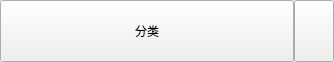
<?xml version="1.0" encoding="UTF-8"?>
<ui version="4.0">
 <class>CategoryButton</class>
 <widget class="QWidget" name="CategoryButton">
  <property name="geometry">
   <rect>
    <x>0</x>
    <y>0</y>
    <width>334</width>
    <height>62</height>
   </rect>
  </property>
  <property name="windowTitle">
   <string>Form</string>
  </property>
  <layout class="QHBoxLayout" name="horizontalLayout">
   <property name="spacing">
    <number>0</number>
   </property>
   <property name="leftMargin">
    <number>0</number>
   </property>
   <property name="topMargin">
    <number>0</number>
   </property>
   <property name="rightMargin">
    <number>0</number>
   </property>
   <property name="bottomMargin">
    <number>0</number>
   </property>
   <item>
    <widget class="QWidget" name="centralwidget" native="true">
     <property name="styleSheet">
      <string notr="true">#centralwidget{
	border: 0px;
	border-radius: 8px;
	background: rgb(25, 136, 60);
}
#centralwidget&gt;QPushButton{
	border: 0px;
	background: transparent;
}

#pushButton_name:checked{
	border: 0px;
	background-color: rgb(99, 102, 241);
}

#centralwidget&gt;QPushButton:hover{
	border: 0px;
	background-color: rgb(30, 41, 30);
}</string>
     </property>
     <layout class="QHBoxLayout" name="horizontalLayout_2" stretch="8,2">
      <property name="spacing">
       <number>0</number>
      </property>
      <property name="leftMargin">
       <number>0</number>
      </property>
      <property name="topMargin">
       <number>0</number>
      </property>
      <property name="rightMargin">
       <number>0</number>
      </property>
      <property name="bottomMargin">
       <number>0</number>
      </property>
      <item>
       <widget class="QPushButton" name="pushButton_name">
        <property name="sizePolicy">
         <sizepolicy hsizetype="Preferred" vsizetype="Preferred">
          <horstretch>0</horstretch>
          <verstretch>0</verstretch>
         </sizepolicy>
        </property>
        <property name="text">
         <string>分类</string>
        </property>
        <property name="checkable">
         <bool>true</bool>
        </property>
        <property name="checked">
         <bool>false</bool>
        </property>
        <property name="autoExclusive">
         <bool>true</bool>
        </property>
       </widget>
      </item>
      <item>
       <widget class="QPushButton" name="pushButton_menu">
        <property name="sizePolicy">
         <sizepolicy hsizetype="Preferred" vsizetype="Preferred">
          <horstretch>0</horstretch>
          <verstretch>0</verstretch>
         </sizepolicy>
        </property>
        <property name="minimumSize">
         <size>
          <width>40</width>
          <height>0</height>
         </size>
        </property>
        <property name="maximumSize">
         <size>
          <width>40</width>
          <height>16777215</height>
         </size>
        </property>
        <property name="text">
         <string/>
        </property>
        <property name="icon">
         <iconset resource="../Resources.qrc">
          <normaloff>:/resources/dropdown.png</normaloff>:/resources/dropdown.png</iconset>
        </property>
       </widget>
      </item>
     </layout>
    </widget>
   </item>
  </layout>
 </widget>
 <resources>
  <include location="../Resources.qrc"/>
 </resources>
 <connections/>
</ui>
